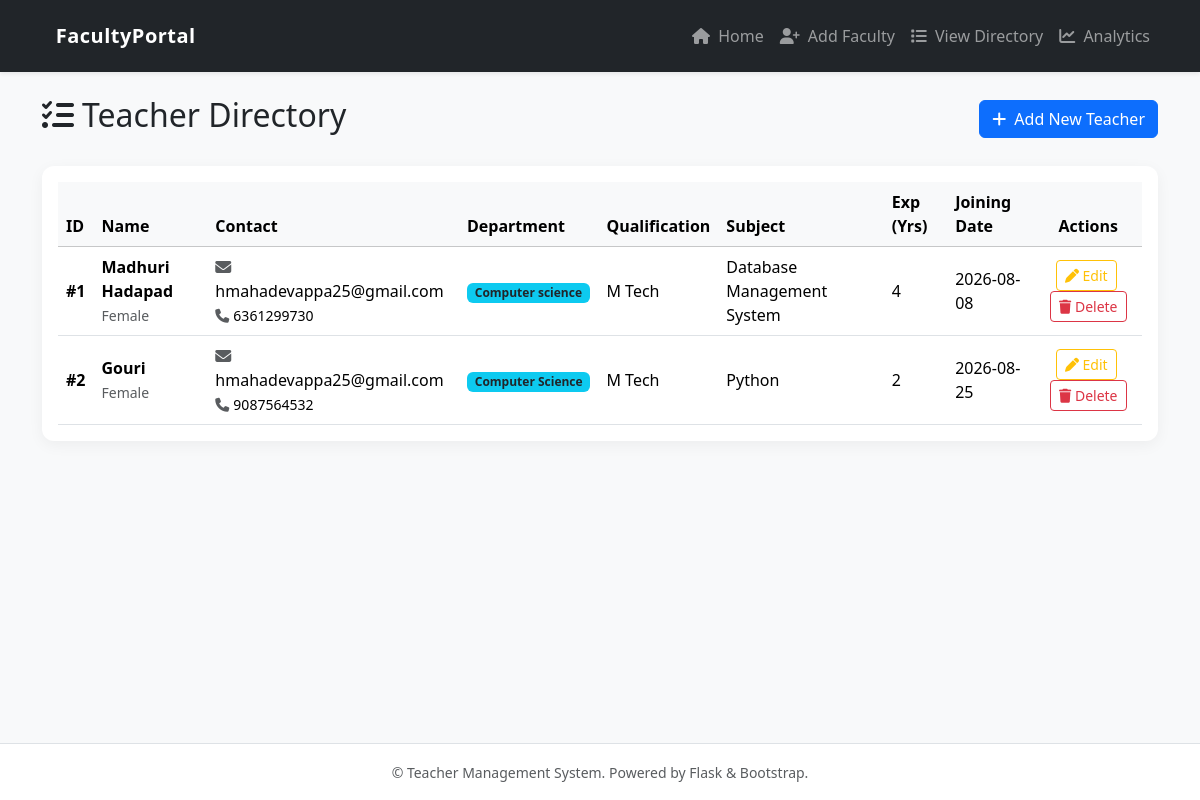
Screenshot of /teacher/details/ with the database file from the repository.
### tables this page shows
CREATE TABLE teachers (
            id INTEGER PRIMARY KEY AUTOINCREMENT,
            name TEXT NOT NULL,
            email TEXT NOT NULL,
            phone TEXT NOT NULL,
            gender TEXT,
            address TEXT,
            department TEXT NOT NULL,
            qualification TEXT,
            subject TEXT,
            experience INTEGER,
            date_of_joining TEXT
        );

### app.py (the view)
@app.route("/teacher/details/")
def details():
    conn = get_db_connection()
    teachers = conn.execute("SELECT * FROM teachers").fetchall()
    conn.close()
    return render_template("details.html", teachers=teachers)

### app.py (called while the page is built)
def get_db_connection():
    conn = sqlite3.connect(DB_PATH)
    conn.row_factory = sqlite3.Row
    return conn

### templates/details.html (shortened to what this page needs)
{% extends "base.html" %}
{% block content %}
<div class="d-flex justify-content-between align-items-center mb-4">
    <h2><i class="fa-solid fa-list-check me-2"></i>Teacher Directory</h2>
    <a href="{{ url_for('add_teacher') }}" class="btn btn-primary"><i class="fa-solid fa-plus me-1"></i> Add New Teacher</a>
</div>
<div class="card card-custom p-3">
    <div class="table-responsive">
        <table class="table table-hover align-middle mb-0">
            <thead class="table-light">
                <tr>
                    <th>ID</th>
                    <th>Name</th>
                    <th>Contact</th>
                    <th>Department</th>
                    <th>Qualification</th>
                    <th>Subject</th>
                    <th>Exp (Yrs)</th>
                    <th>Joining Date</th>
                    <th class="text-center">Actions</th>
                </tr>
            </thead>
            <tbody>
                {% if teachers %}
                    {% for teacher in teachers %}
                    <tr>
                        <td><strong>#{{ teacher['id'] }}</strong></td>
                        <td>
                            <div class="fw-bold">{{ teacher['name'] }}</div>
                            <small class="text-muted">{{ teacher['gender'] }}</small>
                        </td>
                        <td>
                            <div><i class="fa-solid fa-envelope text-muted me-1"></i>{{ teacher['email'] }}</div>
                            <small><i class="fa-solid fa-phone text-muted me-1"></i>{{ teacher['phone'] }}</small>
                        </td>
                        <td><span class="badge bg-info text-dark">{{ teacher['department'] }}</span></td>
                        <td>{{ teacher['qualification'] }}</td>
                        <td>{{ teacher['subject'] }}</td>
                        <td>{{ teacher['experience'] }}</td>
                        <td>{{ teacher['date_of_joining'] }}</td>
                        <td class="text-center">
                            <a href="{{ url_for('edit_teacher', id=teacher['id']) }}" class="btn btn-sm btn-outline-warning me-1" title="Edit">
                                <i class="fa-solid fa-pen"></i> Edit
                            </a>
                            <button type="button" class="btn btn-sm btn-outline-danger" data-bs-toggle="modal" data-bs-target="#deleteModal{{ teacher['id'] }}" title="Delete">
                                <i class="fa-solid fa-trash"></i> Delete
                            </button>
                        </td>
                    </tr>
                    {% endfor %}
                {% else %}
                    <tr>
                        <td colspan="9" class="text-center py-4 text-muted">No teacher records found. Click "Add New Teacher" to register.</td>
                    </tr>
                {% endif %}
            </tbody>
        </table>
    </div>
</div>
{% endblock %}

### templates/base.html (shortened to what this page needs)
<!DOCTYPE html>
<html lang="en">
<head>
    <link href="https://cdn.jsdelivr.net/npm/bootstrap@5.3.2/dist/css/bootstrap.min.css" rel="stylesheet">
    <link href="https://cdnjs.cloudflare.com/ajax/libs/font-awesome/6.4.0/css/all.min.css" rel="stylesheet">
</head>
<body class="d-flex flex-column min-vh-100">
    <nav class="navbar navbar-expand-lg navbar-dark bg-dark shadow-sm py-3">
        <div class="container">
            <a class="navbar-brand" href="{{ url_for('home') }}">
                 FacultyPortal
            </a>
            <div class="collapse navbar-collapse" id="navbarNav">
                <ul class="navbar-nav ms-auto">
                    <li class="nav-item">
                        <a class="nav-link" href="{{ url_for('home') }}"><i class="fa-solid fa-house me-1"></i> Home</a>
                    </li>
                    <li class="nav-item">
                        <a class="nav-link" href="{{ url_for('add_teacher') }}"><i class="fa-solid fa-user-plus me-1"></i> Add Faculty</a>
                    </li>
                    <li class="nav-item">
                        <a class="nav-link" href="{{ url_for('details') }}"><i class="fa-solid fa-list me-1"></i> View Directory</a>
                    </li>
                    <li class="nav-item">
                        <a class="nav-link" href="{{ url_for('dashboard') }}"><i class="fa-solid fa-chart-line me-1"></i> Analytics</a>
                    </li>
                </ul>
            </div>
        </div>
    </nav>
    <div class="container mt-4">
        {% block content %}{% endblock %}
    </div>
    <footer class="footer mt-auto py-3 bg-white border-top text-center text-muted">
        <div class="container">
            <small>&copy; Teacher Management System. Powered by Flask & Bootstrap.</small>
        </div>
    </footer>
</body>
</html>

### templates/base.html (style rules this page uses)
body { background-color: #f8f9fa; font-family: 'Segoe UI', Tahoma, Geneva, Verdana, sans-serif; }
.navbar-brand { font-weight: 700; letter-spacing: 0.5px; }
.card-custom { border: none; border-radius: 12px; box-shadow: 0 4px 15px rgba(0, 0, 0, 0.05); }

### rows the page displays
teachers: id "1", name "Madhuri Hadapad", gender "Female", email "hmahadevappa25@gmail.com", phone "6361299730", department "Computer science", qualification "M Tech", subject "Database Management System", experience "4", date_of_joining "2026-08-08"
teachers: id "2", name "Gouri", gender "Female", email "hmahadevappa25@gmail.com", phone "9087564532", department "Computer Science", qualification "M Tech", subject "Python", experience "2", date_of_joining "2026-08-25"
